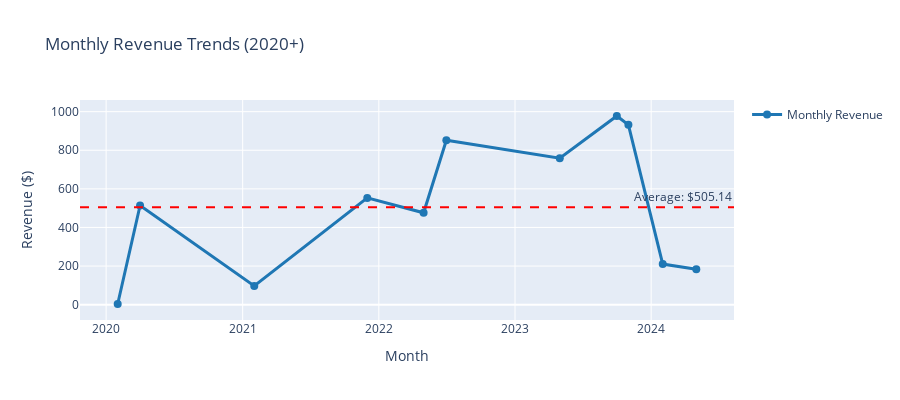

Notebook code for this chart:
### Code cell
# 2. REVENUE TREND VISUALIZATION
print("📈 REVENUE TREND VISUALIZATION")
print("-" * 40)

# Convert month_year to datetime for better plotting
revenue_trends['month_year_dt'] = pd.to_datetime(revenue_trends['month_year'])

# Create interactive revenue trend chart
fig_revenue = go.Figure()

# Add revenue line
fig_revenue.add_trace(
    go.Scatter(
        x=revenue_trends['month_year_dt'],
        y=revenue_trends['monthly_revenue'],
        mode='lines+markers',
        name='Monthly Revenue',
        line=dict(color='#1f77b4', width=3),
        marker=dict(size=8),
        hovertemplate='<b>%{x|%Y-%m}</b><br>' +
                      'Revenue: $%{y:,.2f}<br>' +
                      'Orders: %{customdata}<br>' +
                      '<extra></extra>',
        customdata=revenue_trends['orders']
    )
)

# Add average line
avg_revenue = revenue_trends['monthly_revenue'].mean()
fig_revenue.add_hline(
    y=avg_revenue, 
    line_dash="dash", 
    line_color="red",
    annotation_text=f"Average: ${avg_revenue:,.2f}"
)

fig_revenue.update_layout(
    title="Monthly Revenue Trends (2020+)",
    xaxis_title="Month",
    yaxis_title="Revenue ($)",
    height=400,
    hovermode='x unified',
    showlegend=True
)

fig_revenue.show()
print("Interactive Revenue Trend Chart created successfully!")
print()

### Figure 1 — Plotly figure (JSON) as saved in the notebook; plotly's stock layout.template omitted (floating-point values rounded to 4 significant figures)
{"data": [{"customdata": [1, 1, 1, 1, 1, 1, 1, 1, 1, 1, 1], "hovertemplate": "<b>%{x|%Y-%m}</b><br>Revenue: $%{y:,.2f}<br>Orders: %{customdata}<br><extra></extra>", "line": {"color": "#1f77b4", "width": 3}, "marker": {"size": 8}, "mode": "lines+markers", "name": "Monthly Revenue", "type": "scatter", "x": ["2020-02-01T00:00:00", "2020-04-01T00:00:00", "2021-02-01T00:00:00", "2021-12-01T00:00:00", "2022-05-01T00:00:00", "2022-07-01T00:00:00", "2023-05-01T00:00:00", "2023-10-01T00:00:00", "2023-11-01T00:00:00", "2024-02-01T00:00:00", "2024-05-01T00:00:00"], "y": [3.34, 513.9, 96.74, 553.1, 475.8, 852.2, 758.5, 977.5, 931.9, 210.4, 183.1]}], "layout": {"annotations": [{"showarrow": false, "text": "Average: $505.14", "x": 1, "xanchor": "right", "xref": "x domain", "y": 505.1, "yanchor": "bottom", "yref": "y"}], "height": 400, "hovermode": "x unified", "shapes": [{"line": {"color": "red", "dash": "dash"}, "type": "line", "x0": 0, "x1": 1, "xref": "x domain", "y0": 505.1, "y1": 505.1, "yref": "y"}], "showlegend": true, "title": {"text": "Monthly Revenue Trends (2020+)"}, "xaxis": {"title": {"text": "Month"}}, "yaxis": {"title": {"text": "Revenue ($)"}}}}
